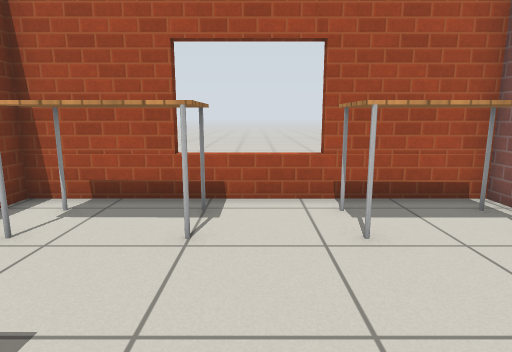
View 1 (above)

22 first-person views from a walk through a world built for the Gazebo simulator. The camera is 0.9 m above the floor, tilts 10° down and sees 75° across. The floor is counted in squares, 0.5 m on a side. Each view is taken from the middle of a square. On the plan, view 1 faces up. The plan holds only what a view shows up to about 17 squares ahead; the rest is blank. Robots are left out. Gazebo's built-in surfaces are drawn with simple patterns. Simple shapes stand in for some stock models.

View 2
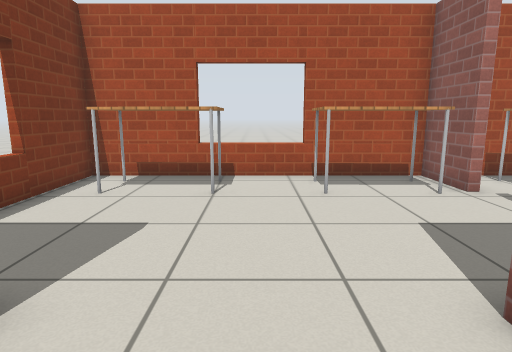

View 3
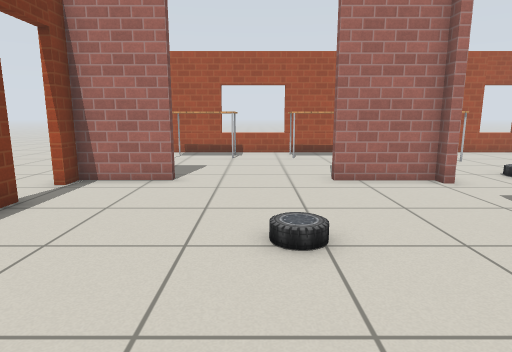

View 4
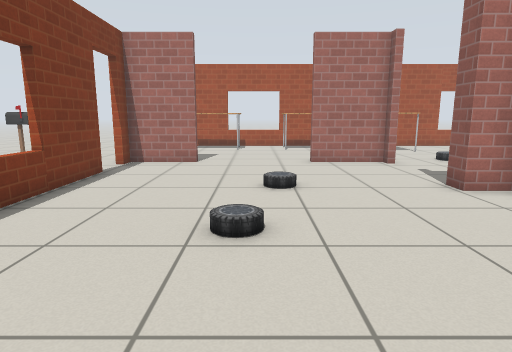

View 5
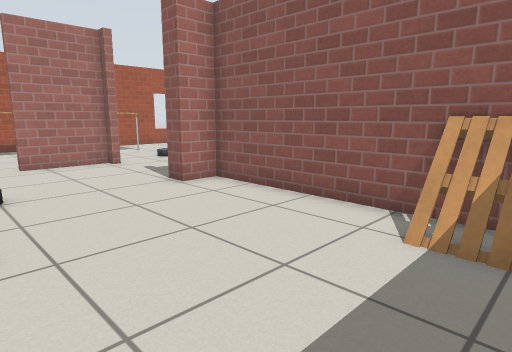

View 6
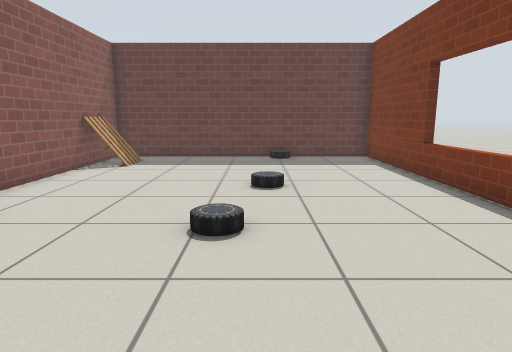

View 7
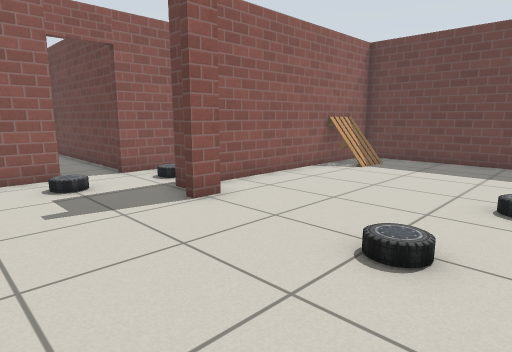

View 8
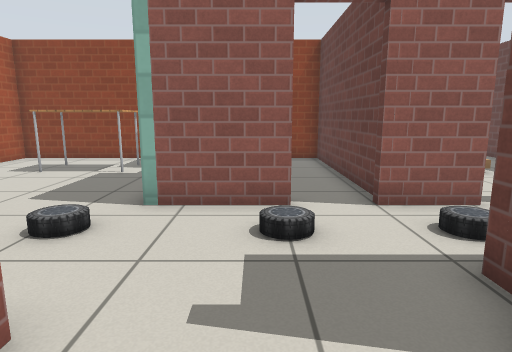

View 9
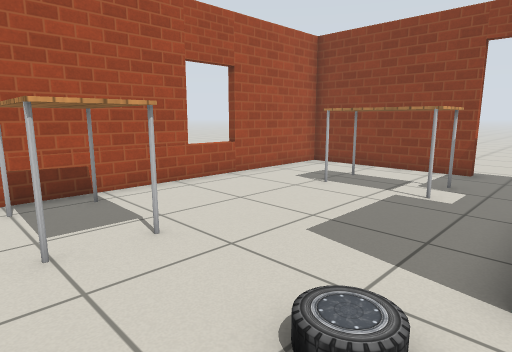

View 10
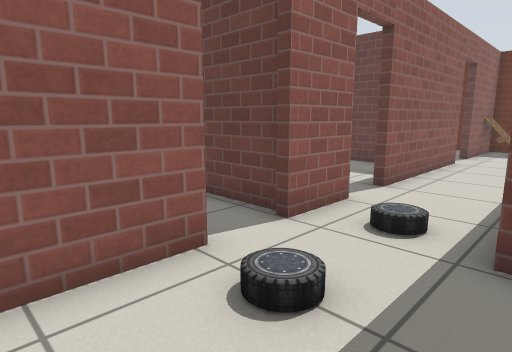

View 11
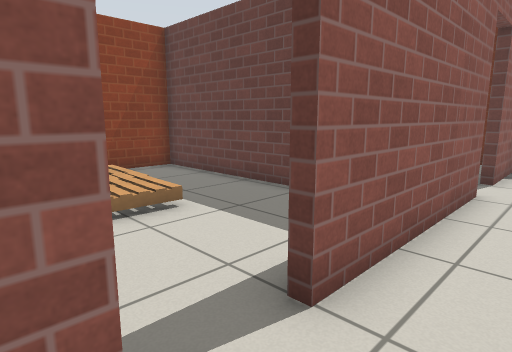

View 12
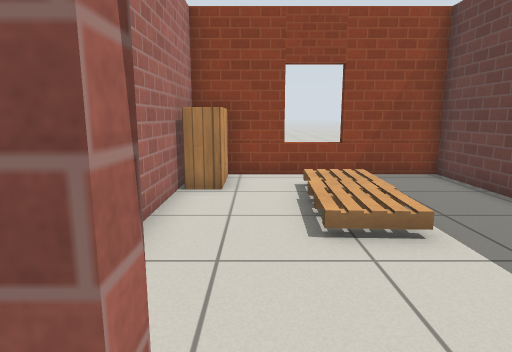

View 13
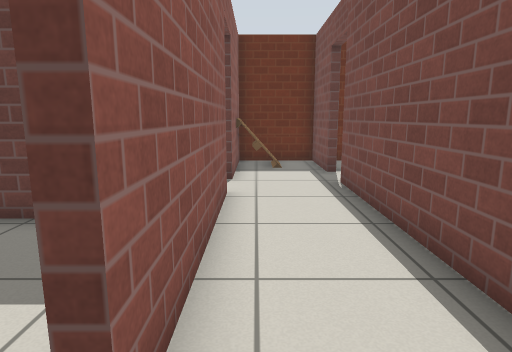

View 14
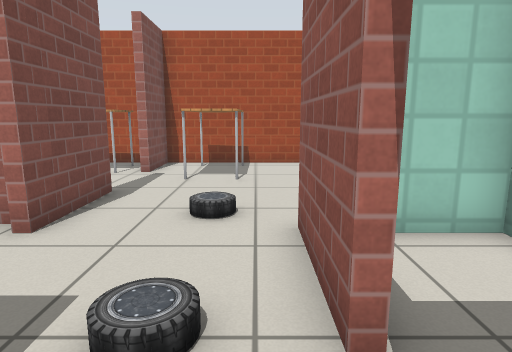

View 15
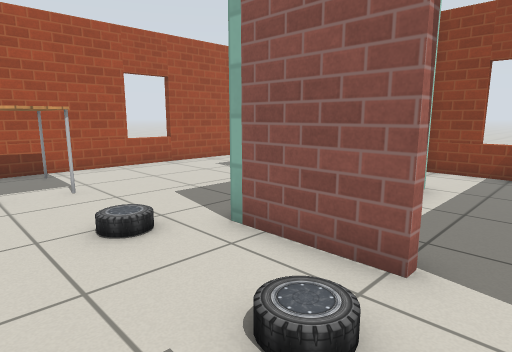

View 16
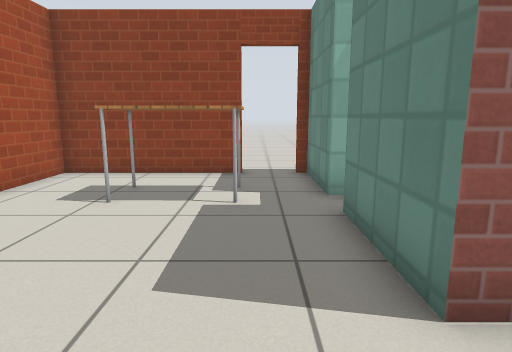

View 17
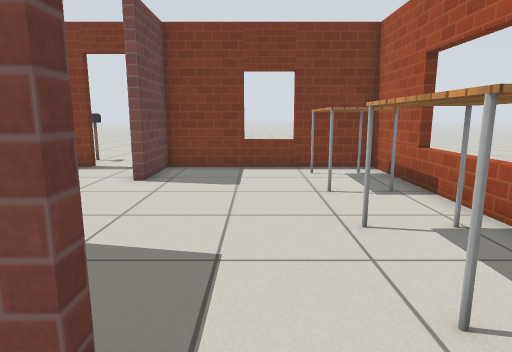

View 18
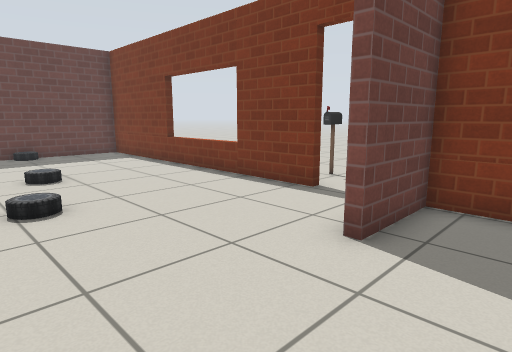

View 19
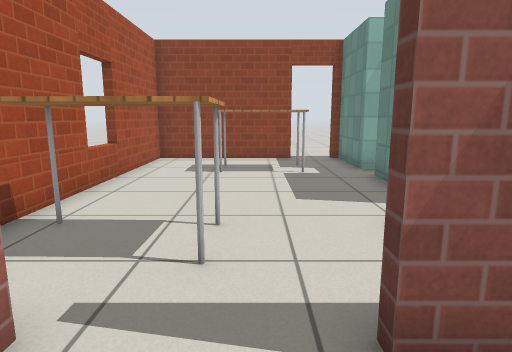

View 20
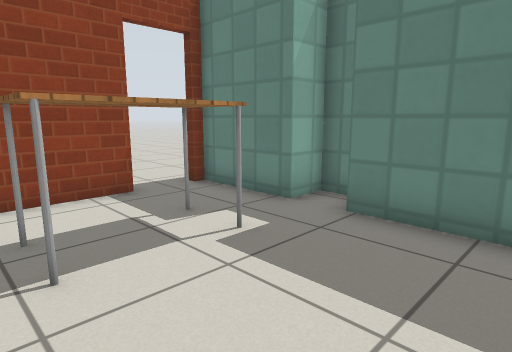

View 21
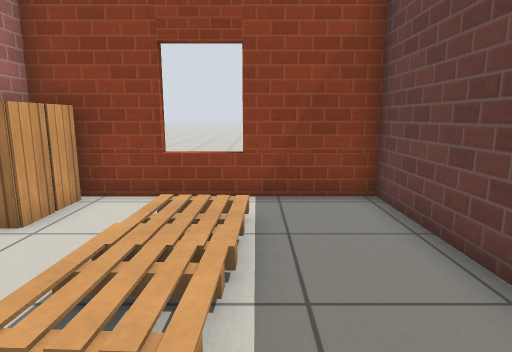

View 22
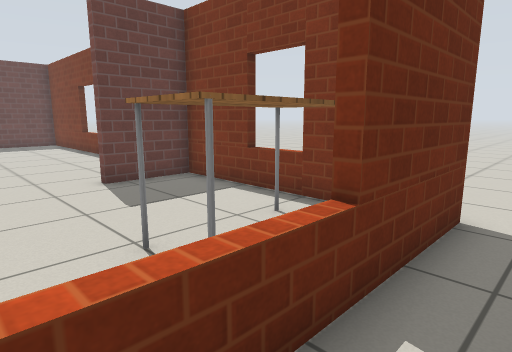

### Floor plan
Key: @ floor where view 1 was taken; # wall or solid block; . main floor; : floor 0.25 m higher than the main floor; D open door; = window, fence, low wall or low ledge; T table; C car; P postbox; A pallet; B cabinet.
Columns run from 9 left of view 1 to 21 right of it. Each row starts with its distance up from view 1.
  9      ...  .
  8 .....###===##########==#####
  7 ....##........#............#
  6     #TTTT..TTT#.TT.........#
  5     #TTTT..TTT#.TT.........#
  4     =...........TT.....TT..#
  3 ..  =..................TT..#
  2 ... #.........#........TT..#...
  1  .. #.........#............D...
  0   ..###..@..###..C.........D...
 -1   ..#..............####.####...
 -2   ..D..............#..###..#
 -3 ....D............C.#.......=
 -4 ..P #..............D.......
 -5 ..  #.....C........D.......#
 -6     #.........###C.###########
 -7     =...........#..#......BBB#
 -8     =...........#..D.........#
 -9     =....C......#..D....AAA..#
-10     #...........#..#...:AAAA.=
-11     #...........#..#.....AA..#
-12     #...........#..#.........#
-13     #.........AA#..# ........#
-14     #.........AA...###########
-15     #############..#
-16                 #..D
-17                 #..D
-18                DD..#
-19                DD..#
-20                .#AA#
-21                .#AA#
-22               #######

Where each view was taken, in squares from view 1:
view 1: 0 up, 0 right, facing up
view 2: 3 down, 0 right, facing up
view 3: 10 down, 0 right, facing up
view 4: 14 down, 0 right, facing up
view 5: 14 down, 0 right, facing up-right
view 6: 0 up, 0 right, facing down
view 7: 1 down, 1 left, facing down-right
view 8: 3 down, 3 right, facing right
view 9: 1 down, 6 right, facing up-right
view 10: 1 down, 6 right, facing down-right
view 11: 7 down, 8 right, facing down-right
view 12: 8 down, 9 right, facing right
view 13: 8 down, 9 right, facing down
view 14: 6 down, 9 right, facing up
view 15: 5 down, 6 right, facing up-right
view 16: 1 up, 7 right, facing right
view 17: 3 up, 7 right, facing left
view 18: 2 up, 2 right, facing down-left
view 19: 3 up, 3 right, facing right
view 20: 5 up, 10 right, facing down-right
view 21: 11 down, 12 right, facing right
view 22: 9 up, 1 right, facing down-left
